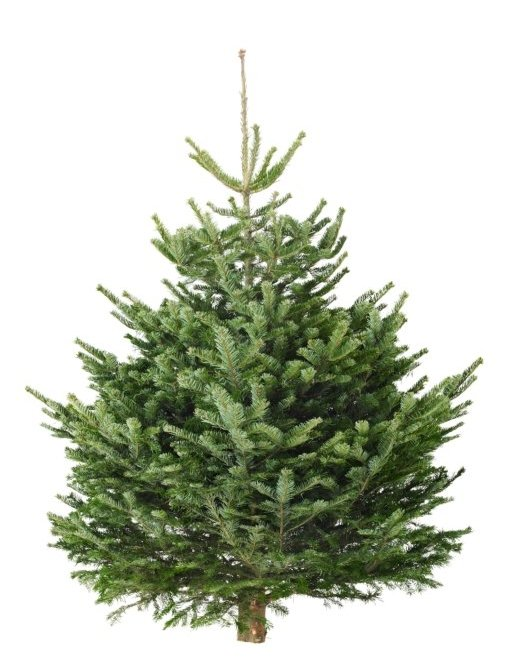
//> input picture ImageJ/macros/Examples/Images/Tree.jpg, 512 x 670 px
$ ./Morphology ../../../../ImageJ/macros/Examples/Images/Tree.jpg MORPH_ERODE MORPH_RECT 3   (built with g++ and OpenCV 4)
//> lines starting //> are read from the running program, lines starting //| are printed output that depends on the picture; after the words box and inside, x2 and y2 are one past the last pixel; in counts of white or black regions, pixels touching at a corner belong together
#include "opencv2/core.hpp"
#include "opencv2/core/utility.hpp"
#include "opencv2/imgproc/imgproc.hpp"
#include "opencv2/highgui/highgui.hpp"

#include <iostream>
#include <string>

using namespace cv;
using namespace std;


/// Original OpenCV example code (refactored)
static void help()
{
    printf("\nThis program demonstrated the use of the morpohlogy operations\n"
           "Usage:\n"
           "./morpholgy [4 parameters] \n"
           "where parameters are:\n"
           "1) [image_name -- default ../imagesDeTest/Baboon.jpg]\n"
           "2) [operator -- 0 (Erode) 1 (dilate) 2 (opening) 3 (closing)]\n"
           "3) [element structurant -- 0 (rectangle) 1 (cross) 2 (ellipse)]\n"
           "4) [kernel size (integer value)]");
}

const char* keys =
{
    "{@image|../imagesDeTest/Baboon.jpg|input image file}"
    "{@operator|MORPH_ERODE| Operator for morphology 0 (Erode) 1 (dilate) 2 (opening) 3 (closing)}"
    "{@element|MORPH_RECT| Structural element for morphology 0 (rectangle) 1 (cross) 2 (ellipse)}"
    "{@kernel|3| Kernel Size: of the form 2n+1}"
};


/**
 * @function morphologyOperation
 */
void morphologyOperation(Mat & src, Mat & dst, MorphTypes & morph_operator, MorphShapes & morph_element, int & morph_size) {

    Mat element = getStructuringElement( morph_element, Size(morph_size, morph_size ));

    /// Apply the specified morphology operation
    morphologyEx( src, dst, morph_operator, element );

    string window_name = "Morphology-";
    string operator_name="";
    string element_name="";
    string kernel_name="";

    // Name of the operator
    switch(morph_operator) {
        case MORPH_ERODE:
            operator_name = "Erode";
            break;
        case MORPH_DILATE:
            operator_name = "Dilate";
            break;
        case MORPH_OPEN:
            operator_name = "Opening";
            break;
        case MORPH_CLOSE:
            operator_name = "Closing";
            break;
        default:
            operator_name = "UNKNOWN";
            break;
    }

    // Name of the structural element
    switch(morph_element) {
        case MORPH_RECT:
            element_name = "Rectangle";
            break;
        case MORPH_CROSS:
            element_name = "Cross";
            break;
        case MORPH_ELLIPSE:
            element_name = "Ellipse";
            break;
        default:
            element_name = "UNKNOWN";
            break;
    }


    kernel_name = to_string(morph_size);

    window_name += operator_name + element_name + kernel_name;

    imshow( window_name, dst );

}


/// Main function
int main( int argc, char** argv )
{
    /// Variables
    Mat src, dst;

    MorphShapes morph_elem = MORPH_RECT;
    int morph_size = 3;
    MorphTypes morph_operator = MORPH_ERODE;

    CommandLineParser parser(argc, argv, keys);
    string filename = parser.get<string>(0);
    cout <<"File Name: "<<filename<<endl;

    /// Read the inpur image in grayscale
    src = imread(filename.c_str(), IMREAD_GRAYSCALE);
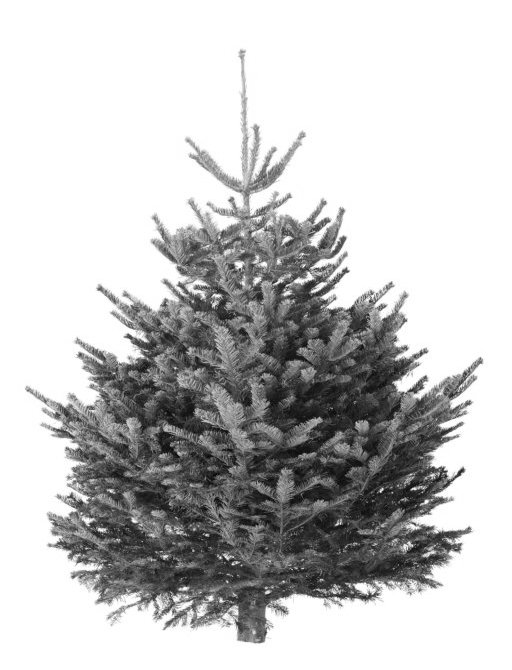
//> src: 670 rows x 512 cols, CV_8UC1; min 0, max 255, mean 196.3

    /// Convert it to binary
    double thresh = cv::threshold(src, src, 128, 255, THRESH_BINARY | THRESH_OTSU);
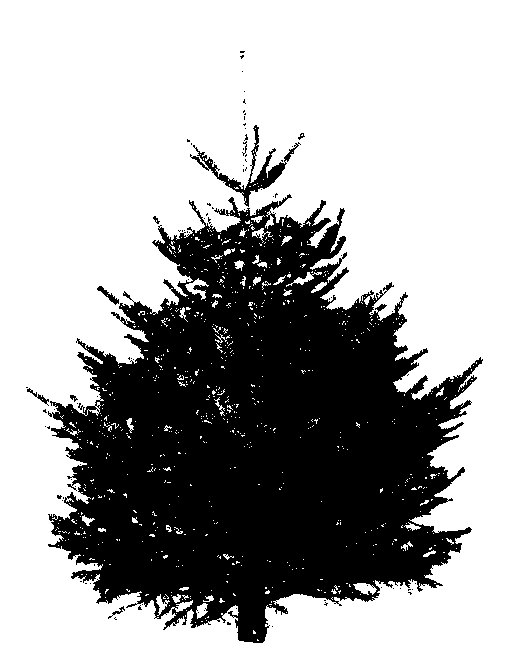
//> src: 670 rows x 512 cols, CV_8UC1; 66.2% white; 94 black regions (85 under 20 px), largest, box (x1, y1, x2, y2) and area: (48, 194, 483, 643) 113917, (190, 125, 301, 207) 1335, (97, 286, 119, 305) 123
//> thresh = 169

    if( src.empty() )
    {
        help();
        printf("Cannot read image file: %s\n", filename.c_str());
        return -1;
    }

    imshow("Original image converted to binary", src);

    /// Getting parameters
    morph_operator = parser.get<MorphTypes>(1);
    morph_elem     = parser.get<MorphShapes>(2);
    morph_size     = parser.get<int>(3);

    cout << "Morph operator: "<<morph_operator<<endl;
    cout << "Morph element: "<<morph_elem<<endl;
    cout << "Kernel Size: "<< morph_size<<endl;

    // Calling the operation
    morphologyOperation(src, dst, morph_operator, morph_elem, morph_size);
//> in morphologyOperation, `Mat element = getStructuringElement( morph_element, Size(morph_size, m..`: element = [[1, 1, 1], [1, 1, 1], [1, 1, 1]]
//> in morphologyOperation, `morphologyEx( src, dst, morph_operator, element );`:
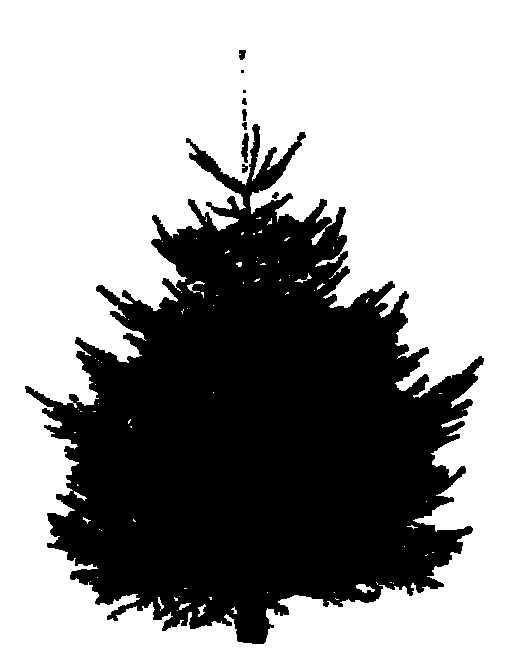
//> dst: 670 rows x 512 cols, CV_8UC1; 62.6% white; 10 black regions (2 under 20 px), largest, box (x1, y1, x2, y2) and area: (25, 124, 484, 644) 127750, (241, 133, 249, 163) 151, (239, 50, 246, 60) 56

    waitKey(0);

    destroyAllWindows();

    return 0;
}
